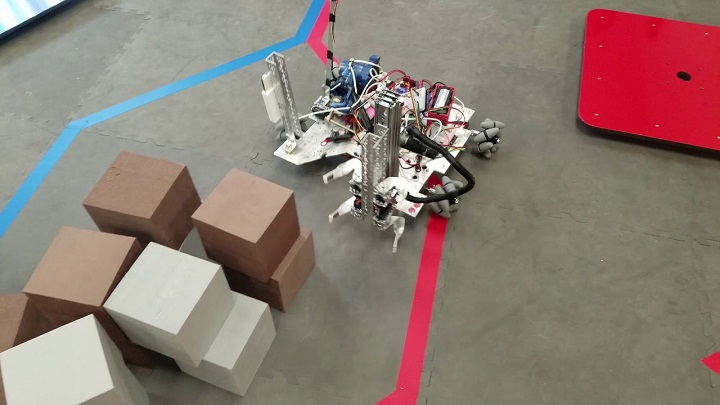
#> input picture Images/glyphs.jpg, 720 x 405 px
$ python counting_objects.py --image Images/glyphs.jpg
#> lines starting #> are read from the running program, lines starting #| are printed output that depends on the picture; after the words box and inside, x2 and y2 are one past the last pixel; in counts of white or black regions, pixels touching at a corner belong together
#Python 3.7.
import numpy as np
import argparse
import cv2

ap = argparse.ArgumentParser()
ap.add_argument("-i", "--image", required = True, help = "Path to the image")
args = vars(ap.parse_args())

image = cv2.imread(args["image"])
#> image is the input picture: shape (405, 720, 3); mean B, G, R 115.8, 124.4, 140.8
image = cv2.cvtColor(image, cv2.COLOR_BGR2GRAY)
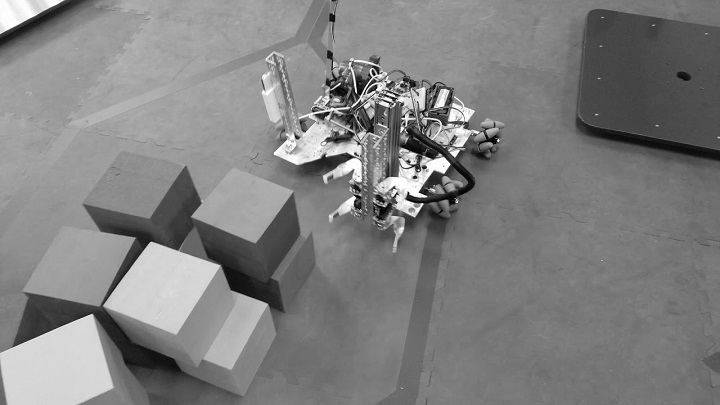
#> image: shape (405, 720); min 0, max 255, mean 128.3
image = cv2.GaussianBlur(image, (5, 5), 0)
cv2.imshow("Blurred", image)

edged = cv2.Canny(image, 30, 150)   #apply edge detection
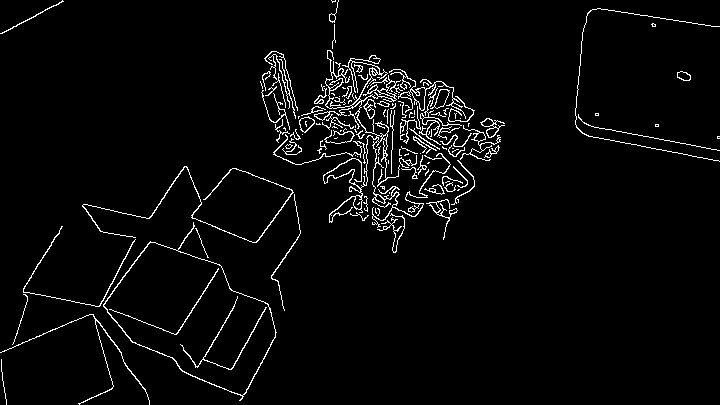
#> edged: shape (405, 720); 3.4% white in thin lines or dots
cv2.imshow("Edges", edged)

#get the contours
#cnts is a list of the actual contours
(cnts, useless) = cv2.findContours(edged.copy(), cv2.RETR_EXTERNAL, cv2.CHAIN_APPROX_SIMPLE)
#> cnts = 138 contours, 106 with area under 20; largest, box (x1, y1, x2, y2) and area: (103, 222, 277, 401) 15474, (314, 50, 451, 228) 936, (389, 69, 466, 119) 250, (430, 89, 450, 109) 170, (480, 118, 505, 138) 159; useless = 138 rows, first 6: [1, -1, -1, -1], [2, 0, -1, -1], [3, 1, -1, -1], [4, 2, -1, -1], [5, 3, -1, -1], [6, 4, -1, -1]
print("I count {} objects in this image".format(len(cnts)))
#| I count 138 objects in this image

original = image.copy()
#parameters: image to draw on, the list of contours, which index in the list to draw (-1 --> draw all the contours in the list), color, thickness
cv2.drawContours(original, cnts, -1, (255, 120, 0), 2)   #You can only draw one contour at a time, or all of them
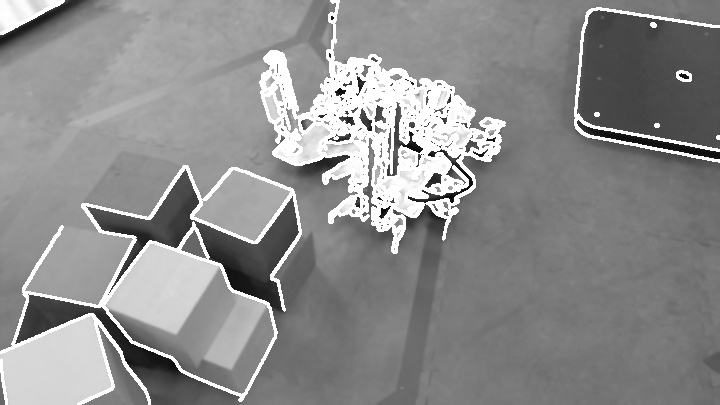
#> original: shape (405, 720); min 7, max 255, mean 141.4
cv2.imshow("Image with Contours", original)
cv2.waitKey(0)


for (i, c) in enumerate(cnts):
    (x, y, w, h) = cv2.boundingRect(c)  #returns tuple with rectangle dimensions to bound the contour c
    obj = image[y:y + h, x:x + w]   #cropping the image
    cv2.imshow("Object #{}".format(i), obj)

    mask = np.zeros(image.shape[:2], dtype = "uint8")   #full image array of zeros
    ((centerX, centerY), radius) = cv2.minEnclosingCircle(c)    #returns tuple with circle dimensions of the smallest circle that encloses the contour
    cv2.circle(mask, (int(centerX), int(centerY)), int(radius),255, -1) #draw the circle over the mask
    mask = mask[y:y + h, x:x + w]   #cropping again
    cv2.imshow("Masked Object", cv2.bitwise_and(obj, obj, mask =mask))
    cv2.waitKey(0)
#> this loop made 138 passes
#> (x, y, w, h, centerX, centerY, radius) on passes 1 to 12: (1, 359, 6, 46, 3.5, 381.5, 22.64), (0, 314, 150, 91, 74.5, 378, 78.91), (12, 294, 16, 51, 18.5, 319, 25.83), (195, 228, 14, 30, 201.5, 242.5, 15.89), (23, 226, 113, 81, 79, 265.5, 61.95), (103, 222, 174, 179, 196.5, 316.3, 94.34), (377, 213, 28, 40, 393.1, 232.5, 19.6), (350, 212, 19, 9, 359, 214, 9.06), (377, 208, 3, 8, 377.5, 211.5, 3.54), (375, 208, 2, 6, 375.5, 210.5, 2.55), (426, 199, 32, 41, 439.8, 218.5, 20.76), (363, 196, 5, 16, 365.5, 203.5, 7.65)
#> (c, x, y, w, h, obj, centerX, centerY) on passes 14, 15, 25, 27, 37: ([[389, 192], [389, 193]], 389, 192, 1, 2, [140, 129], 389, 192.5), ([[458, 189], [457, 190], [458, 190], [459, 189]], 457, 189, 3, 2, [[61, 47, 38], [53, 37, 26]], 458, 189.5), ([[428, 162], [427, 163], [428, 163], [429, 162]], 427, 162, 3, 2, [[210, 219, 231], [227, 238, 245]], 428, 162.5), ([[388, 160], [388, 163]], 388, 160, 1, 4, [122, 113, 100, 87], 388, 161.5), ([[452, 148], [453, 148]], 452, 148, 2, 1, [[164, 147]], 452.5, 148)
#> pass 2, `mask = mask[y:y + h, x:x + w]`:
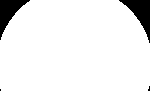
#> mask: shape (91, 150); 92.6% white; 4 black regions (2 under 20 px), largest, box (x1, y1, x2, y2) and area: (119, 0, 150, 43) 524, (0, 0, 30, 40) 481
#> pass 2, `cv2.imshow("Masked Object", cv2.bitwise_and(obj, obj, mask =mask))`:
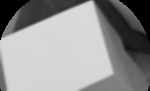
#> window 'Masked Object': shape (91, 150); min 0, max 218, mean 146.1
#> after the loop:
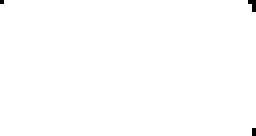
#> mask: shape (34, 64) (shown 4 times larger); 99.7% white; black in thin lines or dots
#> after the loop:
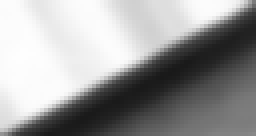
#> obj: shape (34, 64) (shown 4 times larger); min 25, max 254, mean 154.9
